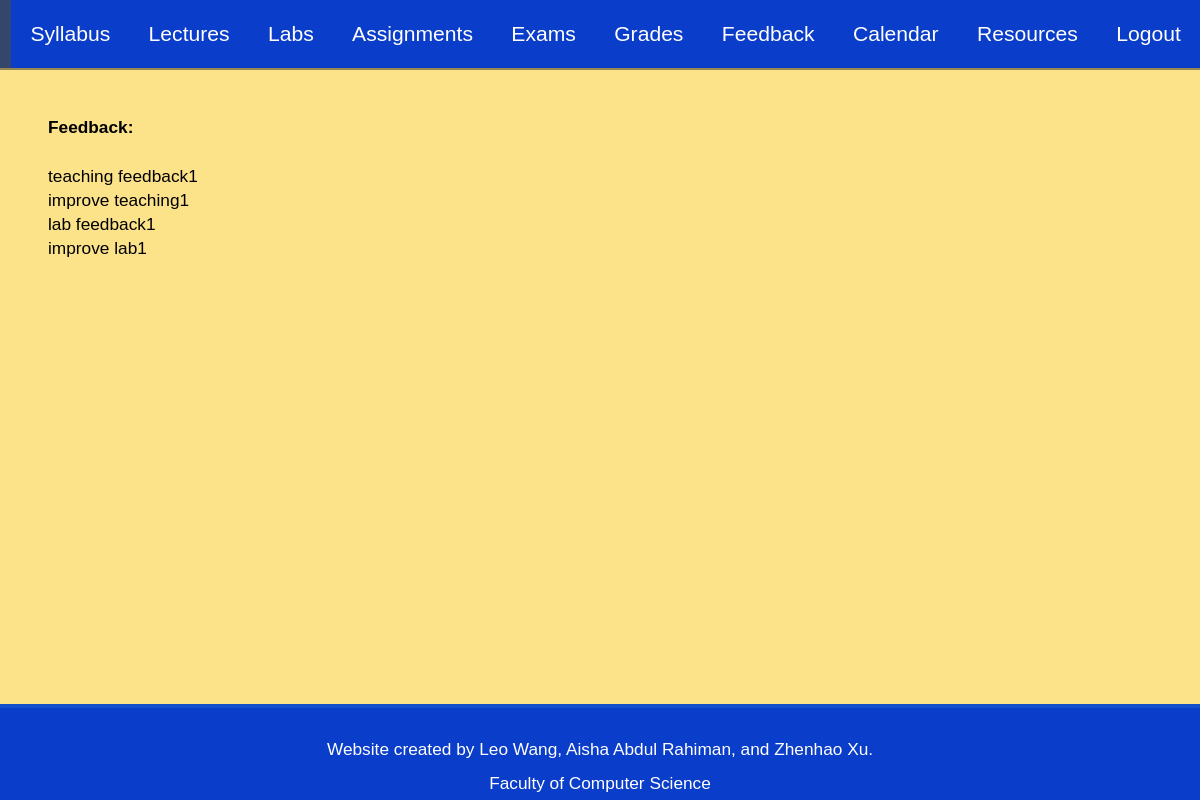
Page /feedback (signed in) on the earlier database version.
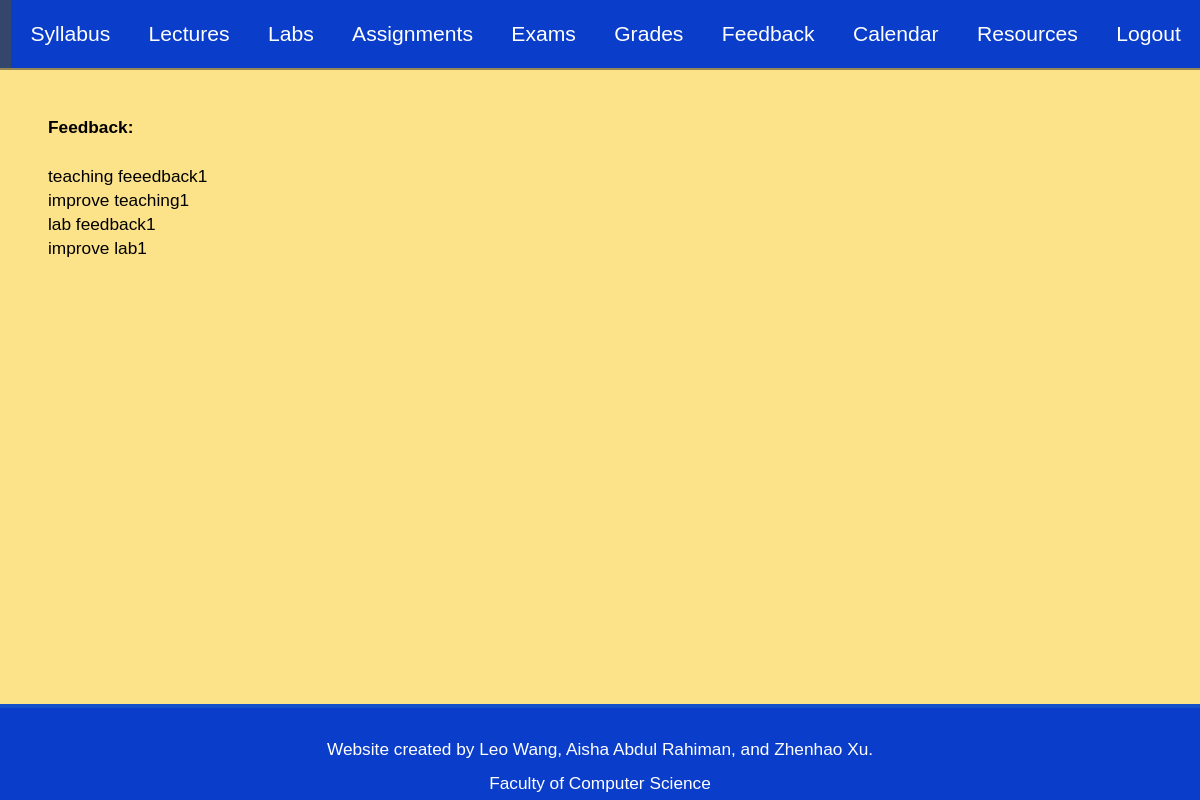
Same page on the later database version.
### tables this page shows
CREATE TABLE Feedback(
    username   TEXT,
    q1         TEXT,
    q2         TEXT,
	q3         TEXT,
	q4         TEXT
);

### app.py (the view)
@app.route("/feedback", methods = ['wPOST', 'GET'])
def feedbackpage():
    check_login()
    if session['usertype'] == 'student':
        query1 = "SELECT username FROM Users WHERE usertype = '{instructor}'".format(instructor = "instructor")
        instructors = records(query1)
        if request.method == "GET":
            result = []
            for i in instructors:
                result.append(i[0])
            return render_template('feedback.html', instructors=result)
        elif request.method == "POST":
            instructor = request.form['instructor-dropdown']
            Q1 = request.form['feedback1']
            Q2 = request.form['feedback2']
            Q3 = request.form['feedback3']
            Q4 = request.form['feedback4']
            query2 = "INSERT INTO Feedback VALUES ('{instructor}', '{q1}', '{q2}', '{q3}', '{q4}')".format(instructor = instructor, q1 = Q1, q2 = Q2, q3 = Q3, q4 = Q4)
            execute(query2)
            commit()
            return render_template('index.html')
    elif session['usertype'] == 'instructor':
        if request.method == "GET":
            result = []
            feedback = records("SELECT * FROM Feedback WHERE username = ?", session['username'])
            for i in feedback:
                result.append(i[1])
                result.append(i[2])
                result.append(i[3])
                result.append(i[4])
            return render_template('feedback.html', feedback=result)
    else:
        raise ValueError('Invalid usertype: ' + session['usertype'])

### auth.py (called while the page is built)
def check_login():
    if 'username' not in session:
        abort(403)

### db.py (called while the page is built)
def records(commands, *values):
    cur.execute(commands, tuple(values))
    return cur.fetchall()

### templates/feedback.html (shortened to what this page needs)
{% extends 'navbase.html' %}
{% block content %}
    {% if session['usertype'] == 'instructor' %}
        <h4>
            Feedback:
        </h4>
        <br>
        {% for i in feedback %}
            <div class="feedbackresults">{{ i }}</div>
        {% endfor %}
    {% endif %}
{% endblock %}

### templates/navbase.html (shortened to what this page needs)
<!DOCTYPE html>
<html lang="en">
<head>
    <link rel="stylesheet" href="{{ url_for('static', filename='style.css') }}">
</head>
<body>
    <nav id="navbar" class="nav">
        <ul class="nav-list">
            <li>
                <a href="index">Home</a>
            </li>
            <li>
                <a href="syllabus">Syllabus</a>
            </li>
            <li>
                <a href="lectures">Lectures</a>
            </li>
            <li>
                <a href="labs">Labs</a>
            </li>
            <li>
                <a href="assignments">Assignments</a>
            </li>
            <li>
                <a href="exams">Exams</a>
            </li>
            <li>
                <a href="grades">Grades</a>
            </li>
            <li>
                <a href="feedback">Feedback</a>
            </li>
            <li>
                <a href="calendar">Calendar</a>
            </li>
            <li>
                <a href="resources">Resources</a>
            </li>
            <li>
                <a href="logout">Logout</a>
            </li>
        </ul>
    </nav>
    <div class="main">
        {% block content %}
        {% endblock %}
    </div>
    <footer>
        <p>
            Website created by Leo Wang, Aisha Abdul Rahiman, and Zhenhao Xu.
        </p>
        <a href="https://www.utsc.utoronto.ca/cms/faculty-of-computer-science">
            Faculty of Computer Science
        </a>
    </footer>
</body>
</html>

### static/style.css (style rules this page uses)
* { margin: 0; padding: 0; }
*, *::before, *::after { box-sizing: inherit; }
html { box-sizing: border-box; font-size: 62.5%; scroll-behavior: smooth; min-height: 100%; }
@media only screen and (max-width: 75em) { html { font-size: 60%; } }
body { font-family: "Arial Black", sans-serif; font-size: 1.8rem; font-weight: 400; line-height: 1.4; color: rgb(0, 0, 0); }
ul { list-style: none; }
a { text-decoration: none; color: black; }
.nav { display: flex; justify-content: flex-end; flex-wrap: wrap; position: fixed; top: 0; left: 0; width: 100%; background: rgb(10, 61, 201); box-shadow: 0 2px 0 rgba(0, 0, 0, 0.4); z-index: 1; overflow: hidden; }
.nav-list { display: flex; }
.nav-list > * { height: 100%; align-items: center; }
.nav-list a { display: block; font-size: 2.2rem; padding: 2rem; text-align: center; color: white; height: 100%; }
.main { display: flex; flex-direction: column; justify-content: left; align-items: flex-start; width: 100%; height: 100%; background-color: #FCE38A; padding-bottom: 5rem; padding-top: 12rem; min-height: calc(100vh - 10rem); }
.main > * { margin: 0 5rem 0 5rem; }
footer { width: 100%; height: 10rem; font-weight: 300; display: flex; flex-direction: column; text-align: center; align-items: center; justify-content: space-evenly; padding: 2rem; background: rgb(10, 61, 201); border-top: 4px solid rgb(20, 80, 201); }
footer > p { margin: 1rem; color: white; }
footer > a { color: white; }

Differences in the rows shown:
changed Feedback "improve teaching1": q1 "teaching feedback1" → "teaching feeedback1"
